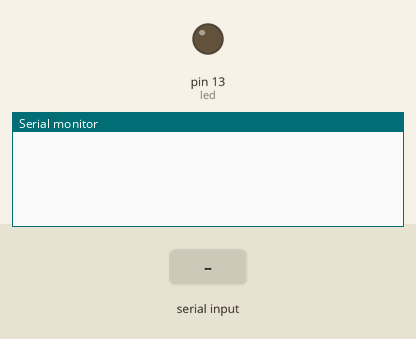
The sketch below on a simulated Arduino Uno, built with avr-gcc and run on an emulated ATmega328P. On the bench: output pins drawn as LEDs (lit = HIGH), the last lines printed to the serial monitor. The inputs (shaded band) are chosen by the test bench.

Above: at 1.2 s.
1.3 s: "light on\n" received over Serial
At 1.8 s:
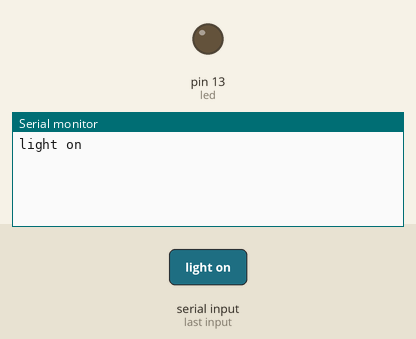
2.8 s: "light off\n" received over Serial
At 3.3 s:
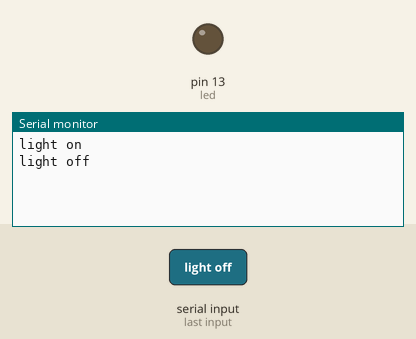
4.4 s: "1\n" received over Serial
At 5.2 s:
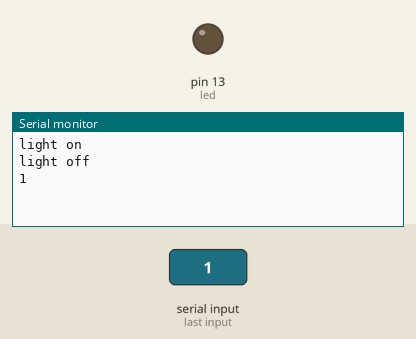

Measured:
- after the input at 1.3 s, the serial monitor: prints a new line after 0.09 s (image 1)
- after the input at 2.8 s, the serial monitor: prints a new line after 0.10 s (image 2)
- after the input at 4.4 s, the serial monitor: prints a new line at once (image 3)

The sketch:

code_file.ino
```cpp
String voice;
#define led 13

void setup() {

  Serial.begin(9600);
  pinMode(led,OUTPUT);
}

void loop() {
  while (Serial.available()){
  delay(10);
  char c = Serial.read();
  if (c == '#') {break;}
  voice += c;
  }
  if (voice.length() > 0) {
    Serial.println(voice);

       if(voice == "light on") {digitalWrite(led,HIGH);
       '\n';}
  else if(voice == "light off"){digitalWrite(led,LOW);
  '\n';}
         if(voice == "light on") {digitalWrite(led,HIGH);
       '\n';}
  else if(voice == "light off"){digitalWrite(led,LOW);
  '\n';}
voice="";
}
}
```
